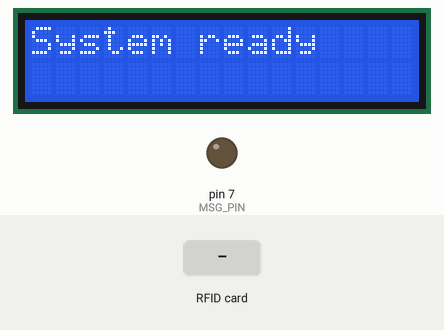
Recording of a sketch running on a simulated Arduino Uno, built with avr-gcc and run on an emulated ATmega328P. Parts: 16×2 character LCD, output pins drawn as LEDs (lit = HIGH). Inputs (shaded band) come from the test bench. Pins used as bus, display or sensor lines are not drawn.

Above: at 0.2 s.
4.4 s: RFID card D3 FD 4C 2E held to the reader
At 5.7 s:
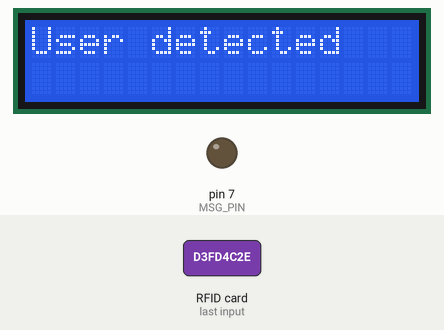
7.4 s: RFID card 5E 7A 19 C4 held to the reader
At 9.8 s:
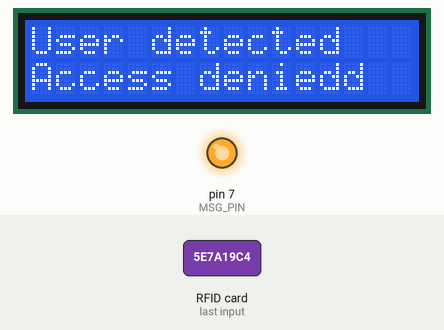
12.9 s: RFID card 5E 7A 19 C4 held to the reader
At 13.6 s:
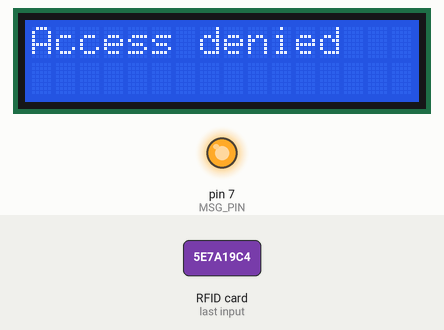
15.9 s: RFID card 5E 7A 19 C4 held to the reader
At 17.6 s:
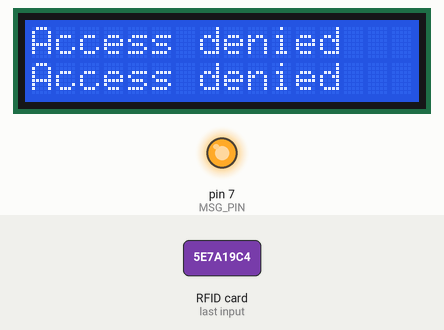
Timing chart, 0 to 19.1 s (numbered marks = the images above; inputs shaded):
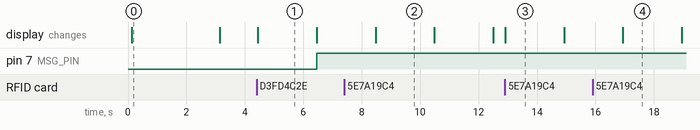

The sketch:

rfid_unit.ino
```cpp
/*
 * RFID Access Control Unit — Headway Motion Wheelchair
 *
 * Reads MIFARE RFID cards via an RC522 module and compares the UID
 * against a stored master tag.  If the card matches, the unit:
 *   1. Displays "Access granted" on a 16x2 I2C LCD
 *   2. Sets the message pin HIGH so the Main Processing Unit enables motors
 *
 * Hardware:
 *   - Arduino Uno / Nano
 *   - MFRC522 RFID reader on SPI (SS=10, RST=9)
 *   - 16x2 I2C LCD at address 0x27
 *   - Message pin (digital 7) wired to Main Unit receiver pin
 */

#include <SPI.h>
#include <MFRC522.h>
#include <LiquidCrystal_I2C.h>

// ---------------------------------------------------------------------------
// Pin definitions
// ---------------------------------------------------------------------------
#define RFID_RST_PIN  9   // RC522 reset pin
#define RFID_SS_PIN   10  // RC522 slave-select (SDA) pin
#define MSG_PIN       7   // Output to main processing unit

// ---------------------------------------------------------------------------
// Constants
// ---------------------------------------------------------------------------
#define SERIAL_BAUD   115200
#define LCD_ADDR      0x27
#define LCD_COLS      16
#define LCD_ROWS      2

// ---------------------------------------------------------------------------
// Global objects
// ---------------------------------------------------------------------------
MFRC522 rfidReader(RFID_SS_PIN, RFID_RST_PIN);
String  masterTag = "D3FD4C2E";  // Authorised RFID tag UID (hex, uppercase)
String  scannedTag = "";

LiquidCrystal_I2C lcd(LCD_ADDR, LCD_COLS, LCD_ROWS);

// ===========================================================================
// Setup
// ===========================================================================
void setup() {
    // MSG_PIN goes HIGH to signal the main unit that access is granted
    pinMode(MSG_PIN, OUTPUT);

    // Serial for debug output
    Serial.begin(SERIAL_BAUD);

    // Initialise SPI bus and RFID reader hardware
    SPI.begin();
    rfidReader.PCD_Init();
    delay(4);  // Short delay for RC522 to stabilise after init

    // Initialise 16x2 LCD and show boot message
    lcd.init();
    lcd.backlight();
    lcd.setCursor(0, 0);
    lcd.print("System ready");
    delay(3000);
}

// ===========================================================================
// Main loop
// ===========================================================================
void loop() {
    lcd.clear();  // Clear display each iteration while waiting for a card

    // readCardUID() blocks until a card is presented and read successfully
    while (readCardUID()) {
        if (scannedTag == masterTag) {
            // Authorised card detected
            lcd.clear();
            lcd.print("User detected");
            delay(2000);
            lcd.setCursor(0, 1);
            lcd.print("Access granted");
            digitalWrite(MSG_PIN, HIGH);
        } else {
            // Unknown card
            lcd.print("Access denied");
            delay(2000);
            lcd.setCursor(0, 1);
            lcd.print("Try again");
        }

        lcd.setCursor(0, 1);
        delay(2000);
    }
}

// ===========================================================================
// Helper — read a card UID into scannedTag
// ===========================================================================

/**
 * Attempt to read an RFID card.
 * @return true if a card was successfully read (UID stored in scannedTag)
 */
bool readCardUID() {
    if (!rfidReader.PICC_IsNewCardPresent()) {
        return false;
    }
    if (!rfidReader.PICC_ReadCardSerial()) {
        return false;
    }

    // Build hex string from UID bytes
    scannedTag = "";
    for (uint8_t i = 0; i < 4; i++) {
        scannedTag.concat(String(rfidReader.uid.uidByte[i], HEX));
    }
    scannedTag.toUpperCase();

    // Halt card communication
    rfidReader.PICC_HaltA();
    return true;
}
```

Measured:
- after the input at 4.4 s, pin 7 (MSG_PIN): LOW → HIGH after 2.1 s; the display: changes at once (image 1)
- after the input at 7.4 s, the display: changes after 1.1 s (image 2)
- after the input at 12.9 s, the display: changes at once (image 3)
- after the input at 15.9 s, the display: changes after 1.0 s (image 4)
- what the display in image 0 shows lasts 3.0 s, from 0.1 s to 3.1 s
- what the display in image 1 shows lasts 2.1 s, from 4.4 s to 6.5 s
